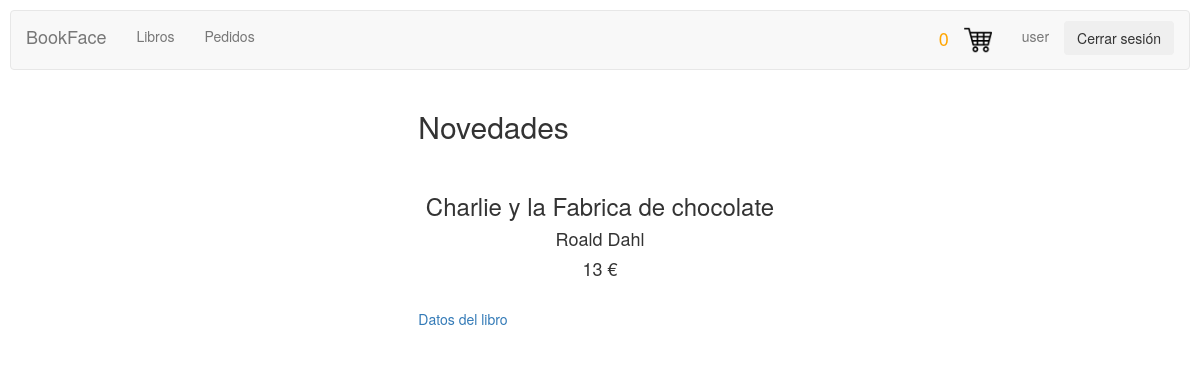
/controluser/principalusuario.php (signed in), run on the app's committed database.
### tables this page shows
CREATE TABLE `libros` (
  `isbn` int(13) NOT NULL AUTO_INCREMENT,
  `titulo` varchar(45) NOT NULL,
  `autor` varchar(45) NOT NULL,
  `editorial` varchar(45) NOT NULL,
  `numpag` int(11) DEFAULT NULL,
  `encuadernacion` varchar(45) DEFAULT NULL,
  `precio` int(11) NOT NULL,
  PRIMARY KEY (`isbn`)
);

### controluser/principalusuario.php (the view, shortened to what this page needs)
<?php session_start();
if (isset($_SESSION["user"]) && $_SESSION["user"]!="admin") { ?>
<!DOCTYPE html>
<html>
<head>
    <link rel="stylesheet" href="../CSS/styles.css">
    <link rel="stylesheet" href="../CSS/menuadmin.css"> </head>
<body>
<div class="row">
<?php include_once "../controluser/menuuser.php" ?>
</div>
<div class="row">
     <div class="col-md-4"></div>
     <div class="col-md-4" style='background-color: white; border-radius:10px;'>
        <h2>Novedades</h2>
        <br>
        <?php
            $connection = new mysqli("localhost", "user", "2asirtriana", "proyecto");
            $connection->set_charset("utf8");
            if ($result = $connection->query("select * from libros order by isbn desc limit 1;")) {
                ?>
            <?php
                while($obj = $result->fetch_object()) {
                    echo "<center><h3>".$obj->titulo."</h3></center>";
                    echo "<center><h4>".$obj->autor."</h4></center>";
                    echo "<center><h4>".$obj->precio." €</h4></center>";
                    echo "<br>";
                    echo "<p><a href='../librosuser/libro.php?cod=$obj->isbn'>Datos del libro</a><p>";
                }
            }
            else {
                session_destroy();
                header("Location: ../login.php");
              }
        ?>
     </div>
     <div class="col-md-4"></div>
</div>
</body>
</html>
<?php } else {
    session_destroy();
    header("Location: login.php");
  }
 ?>

### CSS/styles.css (style rules this page uses)
body { background-image:url("http://culto.latercera.com/wp-content/uploads/2017/04/Libros-1-900x600.jpg"); background-position:center; background-size: 100%; background-repeat: repeat; padding:10px; }

### CSS/menuadmin.css (style rules this page uses)
body,html { height: 100%; }
.row { padding: 0px 15px; }

### data on the page
libros: titulo "Charlie y la Fabrica de chocolate", autor "Roald Dahl", precio "13"

### other printed values
sizeof($_SESSION["cart"]) "0"
$_SESSION["user"] "user"
